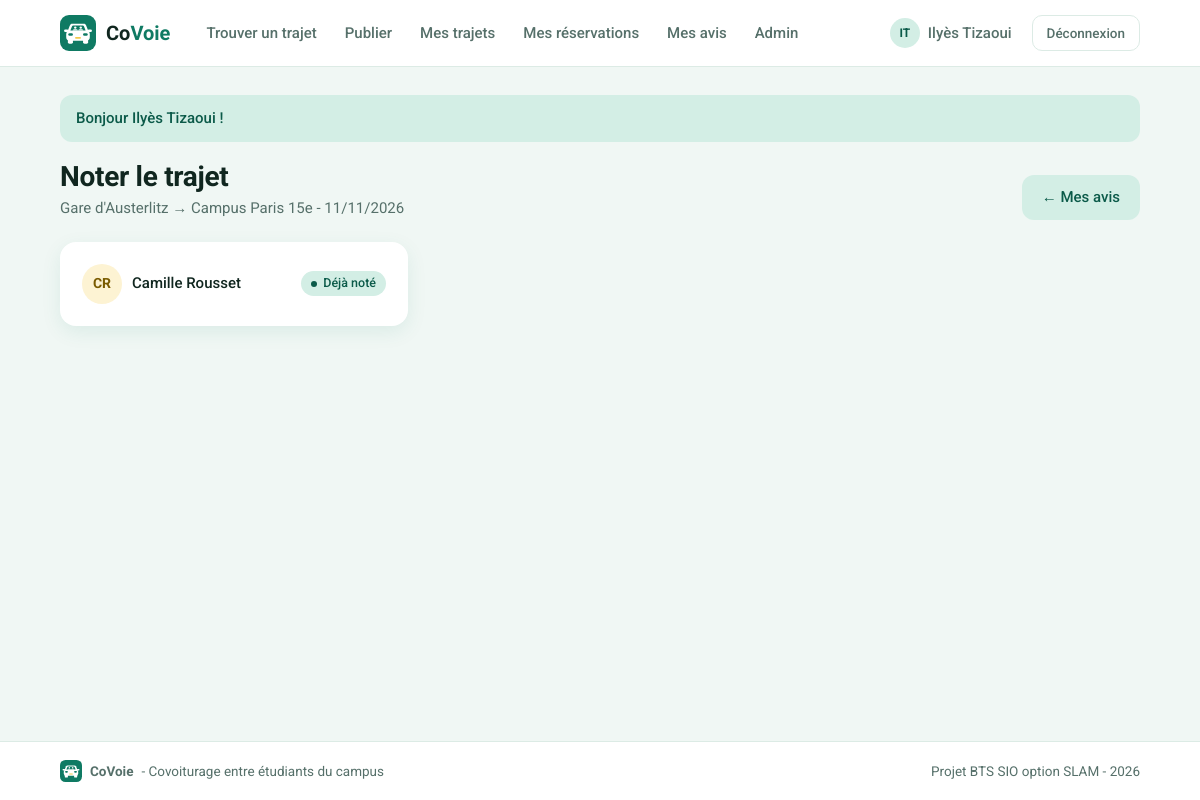
The app's page /index.php?page=noter&id=17 (signed in) with its own data.
### tables this page shows
CREATE TABLE trajets (
    id               INT(11)      NOT NULL AUTO_INCREMENT,
    origine          VARCHAR(120) NOT NULL,
    destination      VARCHAR(120) NOT NULL,
    date_heure       DATETIME     NOT NULL,
    places_totales   INT(2)       NOT NULL,
    places_restantes INT(2)       NOT NULL,
    statut           VARCHAR(10)  NOT NULL DEFAULT 'Ouvert',
    prix             DECIMAL(6,2) NOT NULL DEFAULT 0.00,
    id_conducteur    INT(11)      NOT NULL,

    PRIMARY KEY (id),
    KEY recherche (statut, date_heure),

    CONSTRAINT fk_trajet_conducteur
        FOREIGN KEY (id_conducteur) REFERENCES utilisateurs (id)
        ON DELETE CASCADE
);

CREATE TABLE utilisateurs (
    id               INT(11)      NOT NULL AUTO_INCREMENT,
    nom              VARCHAR(100) NOT NULL,
    email            VARCHAR(180) NOT NULL,
    mot_de_passe     VARCHAR(255) NOT NULL,
    role             VARCHAR(10)  NOT NULL DEFAULT 'membre',
    date_inscription DATETIME     NOT NULL,

    PRIMARY KEY (id),
    UNIQUE KEY email_unique (email)
);

### controleurs/AvisController.php (called while the page is built, shortened)
<?php
class AvisController
{
    public function formulaire(): void
    {
        $idConnecte = proteger();
        $trajet = Trajet::trouver(lireId());
        $participants = Avis::participantsANoter($trajet, $idConnecte);
        afficherVue('avis/formulaire', [
            'titre' => 'Noter le trajet',
            'trajet' => $trajet,
            'participants' => $participants
        ]);
    }
}

### index.php (called while the page is built, shortened)
<?php
require_once 'includes/connexion.php';
require_once 'includes/fonctions.php';
require_once 'includes/routes.php';
require_once 'modeles/Trajet.php';
require_once 'modeles/Reservation.php';
require_once 'modeles/Avis.php';
require_once 'controleurs/AvisController.php';
$page = 'accueil';
if (isset($_GET['page']) && is_string($_GET['page'])) {
    $page = $_GET['page'];
}
$nomMethode = $routes[$page][1];
$controleur = new $nomControleur();
$controleur->$nomMethode();

### includes/connexion.php (called while the page is built)
<?php
function connexionBdd(): PDO
{
    static $pdo = null;
    if ($pdo === null) {
        $dsn = 'mysql:host=' . BDD_HOTE . ';port=' . BDD_PORT . ';dbname=' . BDD_NOM . ';charset=utf8mb4';
        try {
            $pdo = new PDO($dsn, BDD_UTILISATEUR, BDD_MOT_DE_PASSE, [
                PDO::ATTR_ERRMODE => PDO::ERRMODE_EXCEPTION,
                PDO::ATTR_DEFAULT_FETCH_MODE => PDO::FETCH_ASSOC,
                PDO::ATTR_EMULATE_PREPARES => false
            ]);
        } catch (PDOException $erreur) {
            afficherErreur(500, 'Base de données inaccessible : lancez WAMP et importez sql/bdd_covoie.sql.');
        }
    }
    return $pdo;
}
function requete(string $sql, array $parametres = []): PDOStatement
{
    $resultat = connexionBdd()->prepare($sql);
    $resultat->execute($parametres);
    return $resultat;
}

### modeles/Trajet.php (called while the page is built, shortened)
<?php
class Trajet
{
    public static function trouver(int $id): ?Trajet
    {
        $resultat = requete('SELECT * FROM trajets WHERE id = ?', [$id]);
        $trajet = $resultat->fetchObject('Trajet');
        return $trajet;
    }
}

### modeles/Reservation.php (called while the page is built, shortened)
<?php
class Reservation
{
    public static function statutDemande(int $idTrajet, int $idPassager): ?string
    {
        $sql = 'SELECT statut FROM reservations WHERE id_trajet = ? AND id_passager = ?';
        $statut = requete($sql, [$idTrajet, $idPassager])->fetchColumn();
        return $statut;
    }
}

### modeles/Avis.php (called while the page is built, shortened)
<?php
class Avis
{
    public static function participantsANoter(Trajet $trajet, int $idAuteur): ?array
    {
        if (Reservation::statutDemande($trajet->id, $idAuteur) === 'Confirmee') {
            $sql = "SELECT u.id, u.nom,
                           (SELECT COUNT(*) FROM avis a WHERE a.id_trajet = ? AND a.id_auteur = ? AND a.id_cible = u.id) AS deja_note
                    FROM utilisateurs u
                    WHERE u.id = ?";
            return requete($sql, [$trajet->id, $idAuteur, $trajet->id_conducteur])->fetchAll();
        }
        return null;
    }
}

### vues/avis/formulaire.php (the view, shortened to what this page needs)
<div class="titre-page">
    <div>
        <h1>Noter le trajet</h1>
        <p><?= e($trajet->origine) ?> → <?= e($trajet->destination) ?> - <?= formaterDate($trajet->date_heure) ?></p>
    </div>
    <a class="bouton bouton-secondaire" href="index.php?page=mes-avis">← Mes avis</a>
</div>
<div class="grille-billets">
    <?php foreach ($participants as $participant) { ?>
        <div class="carte">
            <div class="conducteur">
                <?= avatar($participant['nom']) ?>
                <a class="nom" href="index.php?page=profil&amp;id=<?= $participant['id'] ?>"><?= e($participant['nom']) ?></a>
                <?php if ($participant['deja_note'] > 0) { ?>
                    <span class="statut statut-confirmee">Déjà noté</span>
                <?php } ?>
            </div>
        </div>
    <?php } ?>
</div>

### includes/fonctions.php (shortened to what this page needs)
<?php
function estConnecte(): bool
{
    return isset($_SESSION['utilisateur']);
}
function idConnecte(): int
{
    if (estConnecte()) {
        return $_SESSION['utilisateur']['id'];
    }
    return 0;
}
function proteger(): int
{
    return idConnecte();
}
function lireId(string $nom = 'id'): int
{
    $id = 0;
    if (isset($_GET[$nom])) {
        $id = (int) $_GET[$nom];
    }
    return $id;
}
function afficherVue(string $vue, array $donnees = []): void
{
    extract($donnees);
    require 'vues/gabarit/header.php';
    require 'vues/' . $vue . '.php';
    require 'vues/gabarit/footer.php';
}
function e($texte): string
{
    return htmlspecialchars((string) $texte, ENT_QUOTES, 'UTF-8');
}
function formaterDate(string $date): string
{
    return date('d/m/Y', strtotime($date));
}
function initiales(string $nom): string
{
    $initiales = '';
    foreach (explode(' ', $nom) as $mot) {
        if ($mot !== '') {
            $initiales .= mb_strtoupper(mb_substr($mot, 0, 1));
        }
    }
    return mb_substr($initiales, 0, 2);
}
function avatar(string $nom, string $classe = ''): string
{
    $couleur = abs(crc32($nom)) % 5;
    return '<span class="avatar avatar-couleur-' . $couleur . ' ' . $classe . '">' . e(initiales($nom)) . '</span>';
}

### css/style.css (style rules this page uses)
:root { --fond: #f0f7f4; --surface: #ffffff; --encre: #10261f; --gris: #56706a; --bord: #dcebe5; --primaire: #0f7a63; --primaire-fonce: #0b5a49; --clair: #d3eee5; --champ: #f9fcfb; --jaune: #f2c94c; --jaune-clair: #fdf3d3; --rouge: #c0392b; --rouge-clair: #fbe5e2; --etoile: #e8a917; --ombre: 0 6px 20px rgba(15, 122, 99, .09); --rayon: 16px; }
* { box-sizing: border-box; }
body { margin: 0; font-family: "Roboto", Arial, sans-serif; font-size: 15px; line-height: 1.5; color: var(--encre); background: var(--fond); min-height: 100vh; display: flex; flex-direction: column; }
a { color: var(--primaire); text-decoration: none; }
h1, h2, h3 { margin: 0 0 12px; line-height: 1.2; }
h1 { font-size: 28px; letter-spacing: -.3px; }
p { margin: 0 0 12px; }
.titre-page { display: flex; align-items: flex-end; justify-content: space-between; gap: 16px; flex-wrap: wrap; margin-bottom: 22px; }
.titre-page h1 { margin-bottom: 4px; }
.titre-page p { margin: 0; color: var(--gris); }
.moi .avatar { width: 30px; height: 30px; font-size: 12px; }
.bouton { display: inline-flex; align-items: center; justify-content: center; gap: 6px; background: var(--primaire); color: #fff; border: none; border-radius: 12px; padding: 11px 20px; font: inherit; font-weight: 500; cursor: pointer; }
.bouton-secondaire { background: var(--clair); color: var(--primaire-fonce); }
.carte { background: var(--surface); border-radius: var(--rayon); box-shadow: var(--ombre); padding: 22px; margin-bottom: 20px; }
.avatar { width: 40px; height: 40px; flex: none; border-radius: 50%; background: var(--clair); color: var(--primaire-fonce); display: grid; place-items: center; font-weight: 700; font-size: 14px; }
.avatar-couleur-0 { background: var(--clair); color: var(--primaire-fonce); }
.avatar-couleur-1 { background: var(--jaune-clair); color: #7a5b00; }
.grille-billets { display: grid; grid-template-columns: repeat(auto-fill, minmax(320px, 1fr)); gap: 18px; }
.conducteur { display: flex; align-items: center; gap: 10px; }
.conducteur .nom { font-weight: 500; color: var(--encre); }
.conducteur .statut { margin-left: auto; }
.statut { display: inline-flex; align-items: center; gap: 6px; padding: 3px 10px; border-radius: 999px; font-size: 12.5px; font-weight: 500; white-space: nowrap; }
.statut::before { content: ""; width: 6px; height: 6px; border-radius: 50%; background: currentColor; }
.statut-ouvert, .statut-confirmee { background: var(--clair); color: var(--primaire-fonce); }
.bouton { transition: background .15s, transform .1s; }
main.conteneur > * { animation: apparition .35s ease both; }

### records on screen
trajets: origine "Gare d'Austerlitz", destination "Campus Paris 15e", date_heure "11/11/2026"
utilisateurs: nom "CR", nom "Camille Rousset"

### other values on screen
initiales($nom) "IT"
nomConnecte() "Ilyès Tizaoui"
$message['texte'] "Bonjour Ilyès Tizaoui !"
SLOGAN_APPLICATION "Covoiturage entre étudiants du campus"
